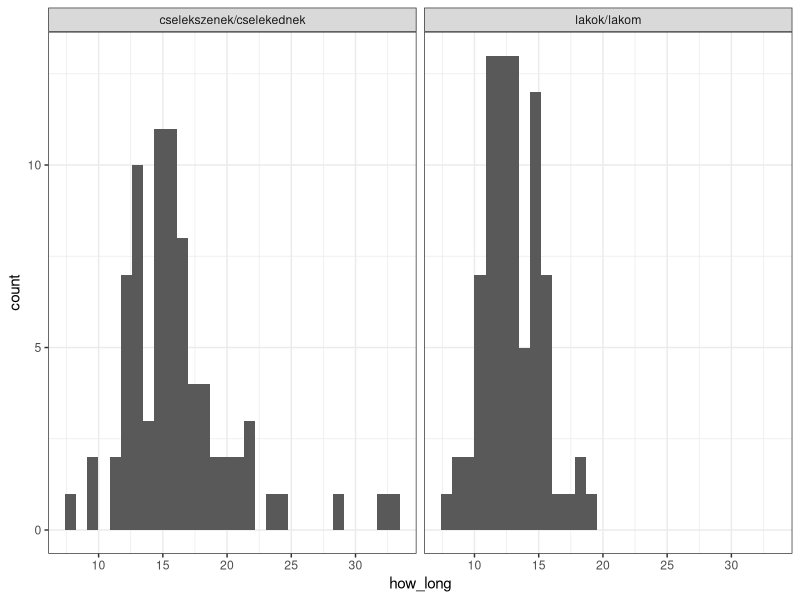
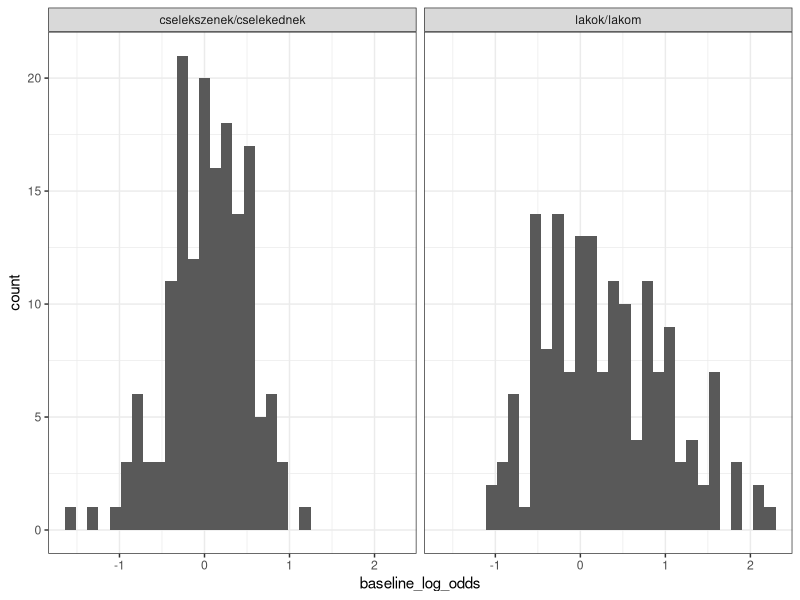
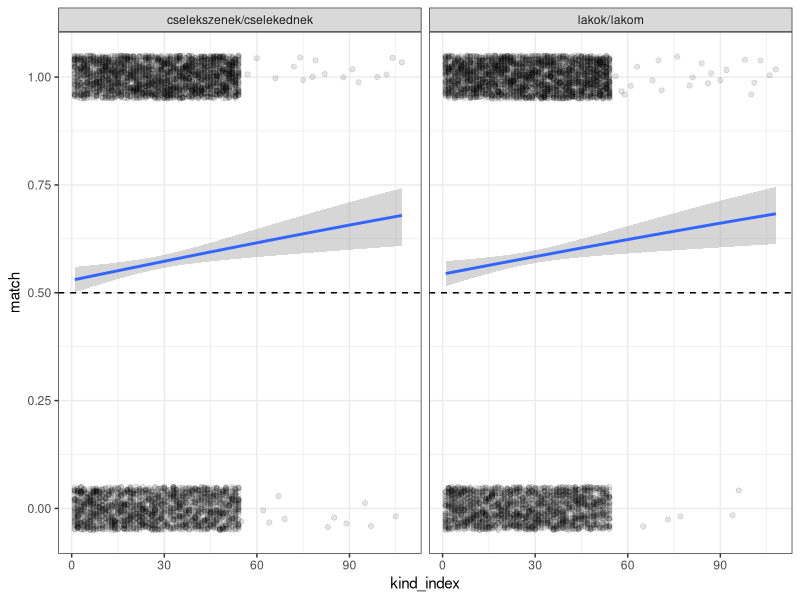
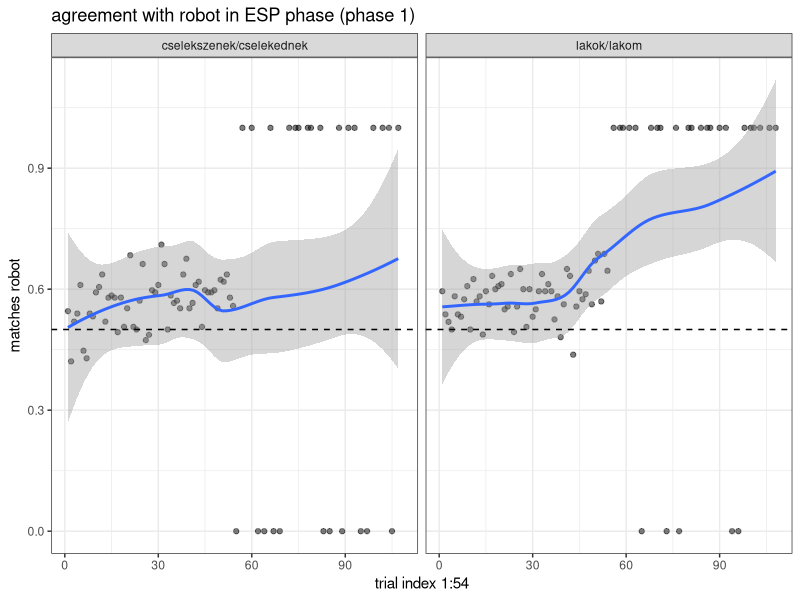
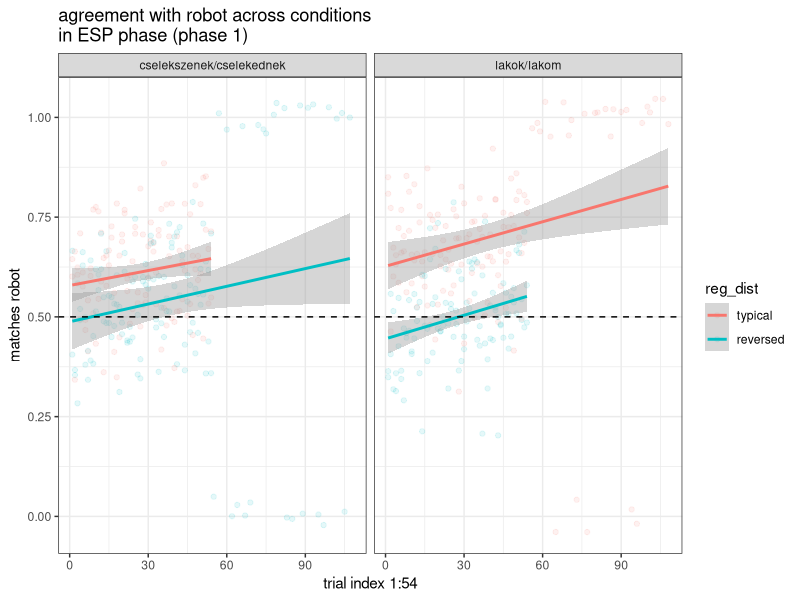
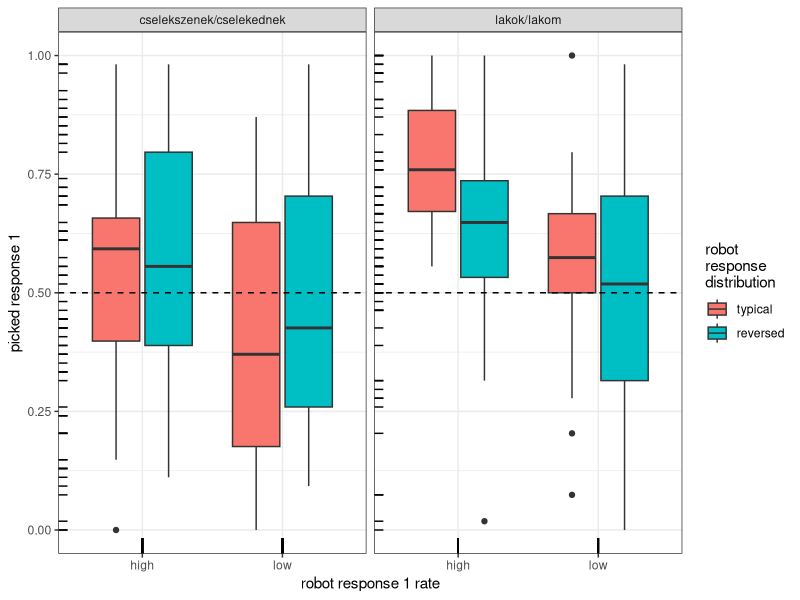
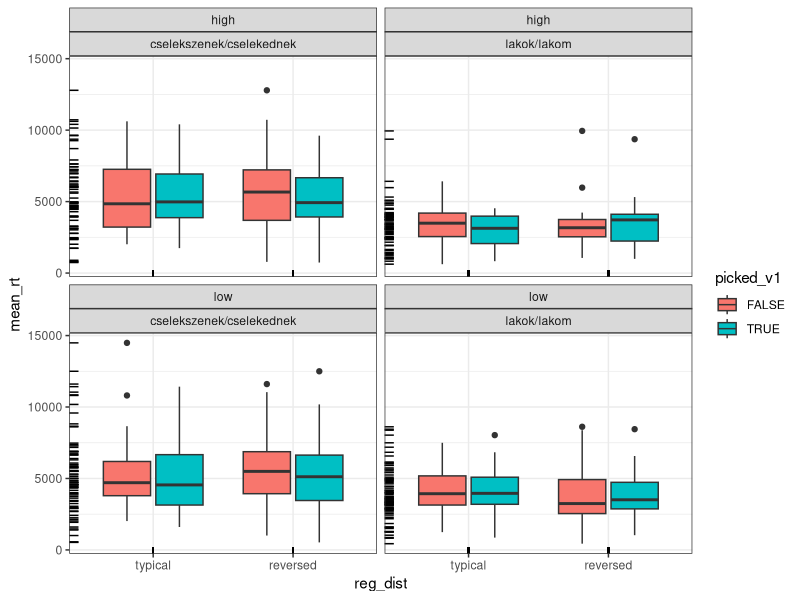
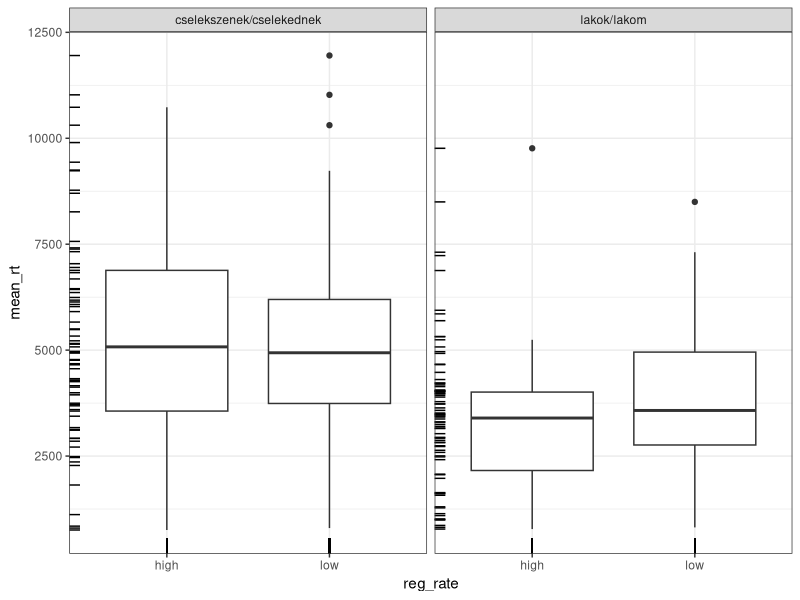

Source code (R) for these figures, in order:
setwd('~/Github/Racz2024/')
library(tidyverse)
library(ggthemes)

dl = read_tsv('exp_data/esp/esp_master_lakok.tsv')
dcs = read_tsv('exp_data/esp/esp_master_cselekszik.tsv')
b = read_tsv('exp_data/baseline/baseline_tidy_proc.tsv')  

# wrangling

dl$part_yob = NULL
dcs$part_yob = NULL

d = bind_rows(dcs,dl)
# d = dl

d = b %>% 
  select(base,log_odds) %>% 
  rename(baseline_log_odds = log_odds) %>% 
  right_join(d) %>% 
  # mutate(
    # part_yob = str_extract(part_yob, '^[0-9]{4}')
  # ) %>% 
  arrange(trial_index) %>% 
  group_by(part_id,trial_kind) %>% 
  mutate(kind_index = 1:n()) %>% 
  ungroup() %>% 
  mutate(
    reg_rate = fct_relevel(reg_rate, 'high'),
    reg_dist = fct_relevel(reg_dist, 'typical')
  )
  
posttest = d %>% 
  filter(trial_kind == 'posttest trial')

#################################################
# times

d %>% 
  group_by(part_id,variation) %>% 
  filter(trial_index %in% c(min(trial_index),max(trial_index))) %>%
  select(part_id,trial_index,time_elapsed,variation) %>% 
  pivot_wider(c(part_id,variation), names_from = trial_index, values_from = time_elapsed) %>% 
  mutate(how_long = (`173` - `11`) / 60000) %>% 
  ggplot(aes(how_long)) +
  geom_histogram() +
  theme_bw() +
  facet_wrap( ~ variation)

#################################################
# esp

d %>% 
  distinct(base,baseline_log_odds,variation) %>% 
  ggplot(aes(baseline_log_odds)) +
  geom_histogram() +
  theme_bw() +
  facet_wrap( ~ variation)

d %>% 
  filter(trial_kind == 'esp trial') %>%
  mutate(match = as.double(esp_match)) %>% 
  ggplot(aes(kind_index, match)) +
  geom_jitter(width = .01, height = .05, alpha = .1) +
  geom_smooth(method = glm, method.args= list(family="binomial")) +
  theme_bw() +
  geom_hline(yintercept = 0.5, lty = 2) +
  facet_wrap( ~ variation)

d %>% 
  filter(trial_kind == 'esp trial') %>% 
  group_by(kind_index,variation) %>% 
  summarise(match = mean(esp_match)) %>% 
  ggplot(aes(kind_index, match)) +
  geom_point(alpha = .5) +
  # geom_jitter(width = .01, height = .05, alpha = .1) +
  geom_smooth() +
  theme_bw() +
  geom_hline(yintercept = 0.5, lty = 2) +
  ylab('matches robot') +
  xlab('trial index 1:54') +
  ggtitle('agreement with robot in ESP phase (phase 1)') +
  facet_wrap( ~ variation)

d %>% 
  filter(trial_kind == 'esp trial') %>%
  group_by(kind_index,reg_rate,reg_dist,variation) %>% 
  summarise(match = mean(esp_match)) %>% 
  ggplot(aes(kind_index, match, colour = reg_dist)) +
  geom_jitter(width = .01, height = .05, alpha = .1) +
  geom_smooth(method = 'lm') +
  theme_bw() +
  facet_wrap( ~ reg_rate) +
  geom_hline(yintercept = 0.5, lty = 2) +
  ylab('matches robot') +
  xlab('trial index 1:54') +
  ggtitle('agreement with robot across conditions\nin ESP phase (phase 1)') +
  facet_wrap( ~ variation)

# posttest

d %>% 
  filter(trial_kind == 'posttest trial') %>%
  group_by(part_id,reg_rate,reg_dist,variation) %>% 
  summarise(picked_v1 = mean(picked_v1)) %>% 
  ggplot(aes(reg_rate,picked_v1,fill = reg_dist)) +
  geom_boxplot() +
  theme_bw() +
  geom_hline(yintercept = 0.5, lty = 2) +
  geom_rug() +
  labs(fill = 'robot\nresponse\ndistribution') +
  xlab('robot response 1 rate') +
  ylab('picked response 1') +
  facet_wrap( ~ variation) 

d %>% 
  filter(trial_kind == 'posttest trial') %>%
  group_by(part_id,reg_rate,reg_dist,picked_v1,variation) %>% 
  summarise(mean_rt = mean(rt)) %>% 
  ggplot(aes(reg_dist,mean_rt,fill = picked_v1)) +
  geom_boxplot() +
  theme_bw() +
  geom_rug() +
  facet_wrap( ~ reg_rate + variation)
  
d %>% 
  filter(trial_kind == 'posttest trial') %>%
  group_by(part_id,reg_rate,variation) %>% 
  summarise(mean_rt = mean(rt)) %>% 
  ggplot(aes(reg_rate,mean_rt)) +
  geom_boxplot() +
  theme_bw() +
  geom_rug() +
  facet_wrap( ~ variation)

# posttest vs baseline

d %>% 
  filter(trial_kind == 'posttest trial') %>% 
  count(base,baseline_log_odds,reg_dist,picked_v1,variation) %>% 
  pivot_wider(names_from = picked_v1, values_from = n, values_fill = 0) %>% 
  mutate(post_test_log_odds = log((`TRUE`+1)/(`FALSE`+1))) %>% 
  ggplot(aes(baseline_log_odds,post_test_log_odds,colour = reg_dist)) +
  geom_point() +
  theme_bw() +
  geom_smooth(method = 'lm') +
  facet_wrap( ~ variation)

d %>% 
  filter(trial_kind == 'posttest trial') %>% 
  count(base,baseline_log_odds,reg_dist,picked_v1,variation) %>% 
  pivot_wider(names_from = picked_v1, values_from = n, values_fill = 0) %>% 
  mutate(post_test_log_odds = log((`TRUE`+1)/(`FALSE`+1))) %>% 
  ggplot(aes(baseline_log_odds,post_test_log_odds,colour = reg_dist)) +
  geom_point() +
  theme_bw() +
  geom_smooth(method = 'lm') +
  facet_wrap( ~ variation)

# dude, whatever

library(lme4) 
library(broom.mixed)

# lakok only
# fit2 = glmer(picked_v1 ~ 1 + baseline_log_odds * reg_dist + reg_rate + (1|part_id) + (1|base), data = posttest, family = 'binomial')
# tidy(fit2)
# fit3 = glmer(picked_v1 ~ 1 + baseline_log_odds + reg_dist + reg_rate + (1|part_id) + (1|base), data = posttest, family = 'binomial')
# anova(fit2,fit3)
# lakok/cselekszenek
fit2b = glmer(picked_v1 ~ 1 + baseline_log_odds * reg_dist * variation + reg_rate + (1|part_id) + (1|base), data = posttest, family = 'binomial')
tidy(fit2b)
fit3b = glmer(picked_v1 ~ 1 + baseline_log_odds * variation + reg_dist + reg_rate + (1|part_id) + (1|base), data = posttest, family = 'binomial')
tidy(fit3b)
fit4b = glmer(picked_v1 ~ 1 + baseline_log_odds * reg_dist + variation + reg_rate + (1|part_id) + (1|base), data = posttest, family = 'binomial')
tidy(fit4b)
anova(fit2b,fit3b)
anova(fit2b,fit4b)
